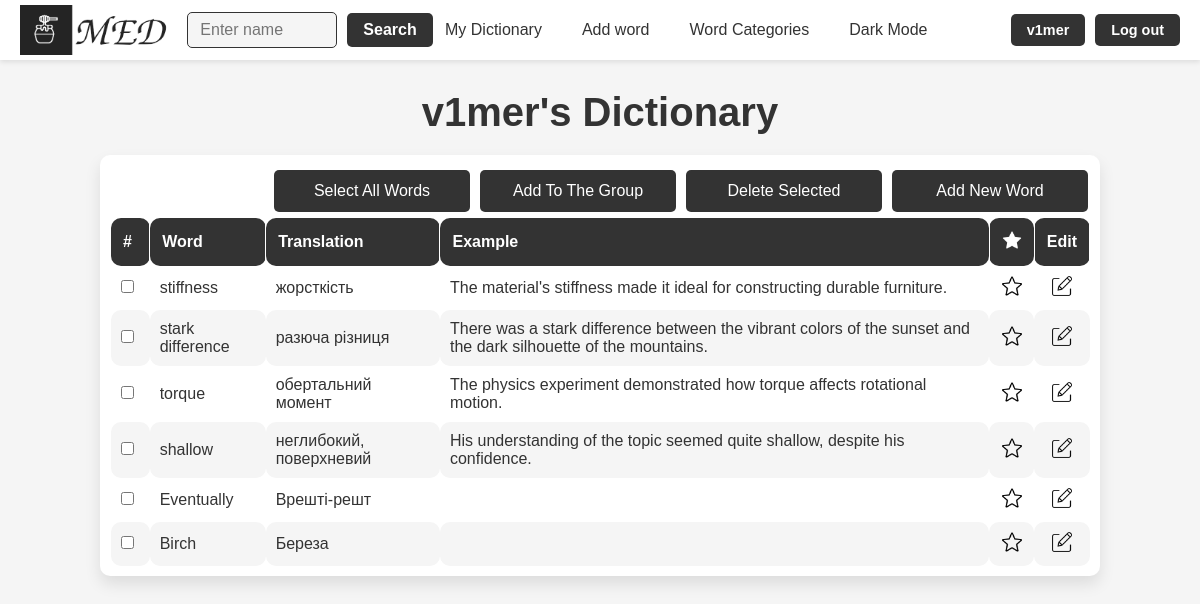
The app's page /words/v1mer (signed in) with its own data.
### med/models.py (models this page shows, shortened)
class Word(models.Model):
    word = models.CharField(max_length=100)
    translation = models.CharField(max_length=100)
    example = models.TextField(blank=True)
    time_create = models.DateTimeField(auto_now_add=True)
    time_update = models.DateTimeField(auto_now=True)
    user = models.ForeignKey(User, on_delete=models.CASCADE)
    is_favourite = models.BooleanField(default=False)
    class Meta:
        ordering = ['-time_create', 'word']
        indexes = [
            models.Index(fields=['-time_create'])
        ]

### med/views.py (the view)
# urls.py: path('words/<slug:user_name>', views.WordListView.as_view(), name='words'),
@method_decorator(login_required, name='dispatch')
class WordListView(ListView):
    model = Word
    template_name = 'med/words.html'
    context_object_name = 'words'
    paginate_by = 25
    def get_queryset(self):
        user_name = self.kwargs['user_name']
        user = get_object_or_404(User, username=user_name)
        if user == self.request.user:
            self.is_my_dict = True
        else:
            self.is_my_dict = False
        return Word.objects.filter(user=user)
    def get_context_data(self, **kwargs):
        context = super().get_context_data(**kwargs)
        context['user_name'] = self.kwargs['user_name']
        context['user'] = get_object_or_404(User, username=self.kwargs['user_name'])
        context['title'] = f"{self.kwargs['user_name']}'s Dictionary"
        context['is_my_dict'] = getattr(self, 'is_my_dict', False)
        context['is_dict'] = True
        context['logged_user'] = self.request.user
        context['access'] = UserProfile.objects.get(user=context['user']).access_dictionary
        return context

### med/templates/med/words.html (shortened to what this page needs)
{% extends 'base.html' %}
{% load static %}
{% block content %}
<h1>{{title}}</h1>
<div class="word_table_container">
    {% if is_my_dict %}
    <div class="buttons">
        <a href="#" onclick="selectAllWords(); return false;">Select All Words</a>
        <a href="#" onclick="addWordsToGroup(); return false;">Add To The Group</a>
        <a href="#" onclick="deleteSelectedWords(); return false;">Delete Selected</a>
        <a href="{% url 'addword' %}">Add New Word</a>
    </div>
    {% endif %}
    {% if words %}
    <table class="word_table">
        {% if is_my_dict or access == 'every' %}
        <thead>
            <tr>
                {% if is_my_dict %}
                <th class="checboxes">#</th>
                {% endif %}
                <th>Word</th>
                <th>Translation</th>
                <th>Example</th>
                {% if is_my_dict %}
                <th class="edit"><img class="th_f" src="{% static 'med/img/base/f_dark.png' %}" alt="Favourite_img"></th>
                <th class="edit">Edit</th>
                {% endif %}
            </tr>
        </thead>
        <tbody>
            {% for word in words %}
                <tr>
                    {% if is_my_dict %}
                    <td><input type="checkbox" name="word_checkbox" value="{{ word.id }}"></td>
                    {% endif %}
                    <td>{{ word.word }}</td>
                    <td>{{ word.translation }}</td>
                    <td>{{ word.example }}</td>
                    {% if is_my_dict %}
                        {% if word.is_favourite %}
                        <td class="img_td"><a href="{% url 'make_favourite' word.id %}"><img class="f_img" src="{% static 'med/img/base/f_light.png' %}" data-light-src="{% static 'med/img/base/f_light.png' %}" data-dark-src="{% static 'med/img/base/f_dark.png' %}" alt="Favourite img"></a></td>
                        {% else %}
                        <td class="img_td"><a href="{% url 'make_favourite' word.id %}"><img class="f_img" src="{% static 'med/img/base/no_f_light.png' %}" data-light-src="{% static 'med/img/base/no_f_light.png' %}" data-dark-src="{% static 'med/img/base/no_f_dark.png' %}" alt="Not Favourite img"></a></td>
                        {% endif %}
                        <td class="img_td"><a href="{% url 'edit_word' word.id %}"><img class="edit_img" src="{% static 'med/img/features/edit_light.png' %}" data-light-src="{% static 'med/img/features/edit_light.png' %}" data-dark-src="{% static 'med/img/features/edit_dark.png' %}" alt="Edit img"></a></td>
                    {% endif %}
                </tr>
            {% endfor %}
        </tbody>
        {% else %}
        <p> </p>
        <p><b>{{ user_name }} has a private dictionary</b></p>
        {% endif %}
    {% else %}
    <p> </p>
    <p><b>There are no words yet</b></p>
    {% endif %}
    </table>
</div>
{% endblock %}

### templates/base.html (shortened to what this page needs)
{% load static %}
<!DOCTYPE html>
<html lang="en">
<head>
    <link rel="stylesheet" type="text/css" href="{% static 'med/css/styles.css' %}">
</head>
<body>
<header>
    {% if user.is_authenticated %}
    <div class="logo_container">
        {% if is_profile or is_dict %}
            {% if is_my_profile or is_my_dict %}
                <a href="{% url 'profile' user.username %}">
                    <img id="logo_img" src="{% static 'med/img/base/light_logo.png' %}"
                         data-light-src="{% static 'med/img/base/light_logo.png' %}"
                         data-dark-src="{% static 'med/img/base/dark_logo.png' %}" alt="MED Logo">
                </a>
            {% else %}
                <a href="{% url 'profile' logged_user.username %}">
                    <img id="logo_img" src="{% static 'med/img/base/light_logo.png' %}"
                         data-light-src="{% static 'med/img/base/light_logo.png' %}"
                         data-dark-src="{% static 'med/img/base/dark_logo.png' %}" alt="MED Logo">
                </a>
            {% endif %}
        {% else %}
            <a href="{% url 'profile' user.username %}">
                <img id="logo_img" src="{% static 'med/img/base/light_logo.png' %}"
                     data-light-src="{% static 'med/img/base/light_logo.png' %}"
                     data-dark-src="{% static 'med/img/base/dark_logo.png' %}" alt="MED Logo">
            </a>
        {% endif %}
    </div>
    {% else %}
    <div class="logo_container">
        <a href="{% url 'home' %}"><img id="logo_img" src="{% static 'med/img/base/light_logo.png' %}" data-light-src="{% static 'med/img/base/light_logo.png' %}" data-dark-src="{% static 'med/img/base/dark_logo.png' %}" alt="MED Logo"></a>
    </div>
    {% endif %}
    <nav class="nav-items">
            {% if user.is_authenticated %}
                <div class="nav-left">
                {% if not is_search %}
                <form method="get" action="{% url 'user_search' %}" class="search-form">
                    <input type="text" name="q" placeholder="Enter name" required class="search-input">
                    <a href="#" class="search-link" onclick="this.closest('form').submit();">Search</a>
                </form>
                {% endif %}
                </div>
        <div class="nav-center">
                {% if is_my_dict %}
                <a href="{% url 'words' user.username %}">My Dictionary</a>
                {% else %}
                <a href="{% url 'words' request.user.username %}">My Dictionary</a>
                {% endif %}
                <a href="{% url 'addword' %}">Add word</a>
                <a href="{% url 'groups' %}">Word Categories</a>
            {% else %}
            <div class="nav-left"></div>
            <div class="nav-center">
                <a href="{% url 'login' %}">My Dictionary</a>
                <a href="{% url 'login' %}">Add word</a>
                <a href="#">Word Categories</a>
                {% endif %}
                <a href="#" id="theme-toggle-dark">Dark Mode</a>
            </div>
        {% if request.user.is_authenticated %}
        <div class="buttons">
            {% if is_profile or is_dict %}
                {% if is_my_profile or is_my_dict %}
                <a href="{% url 'profile' user.username %}">{{request.user.username}}</a>
                {% else %}
                <a href="{% url 'profile' logged_user.username %}">{{request.user.username}}</a>
                {% endif %}
            {% else %}
                <a href="{% url 'profile' user.username %}">{{request.user.username}}</a>
            {% endif %}
            <a href="{% url 'logout' %}">Log out</a>
        </div>
        {% else %}
        <div class="buttons">
            <a href="{% url 'login' %}">Log in</a>
            <a href="{% url 'register' %}">Register</a>
        </div>
        {% endif %}
    </nav>
</header>
<div class="container">
    {% block content %}
    {% endblock %}
</div>
</body>
</html>

### records on screen
Word: word "stiffness", translation "жорсткість", example "The material's stiffness made it ideal for constructing durable furniture.", is_favourite False (drawn)
Word: word "stark difference", translation "разюча різниця", example "There was a stark difference between the vibrant colors of the sunset and the dark silhouette of the mountains.", is_favourite False (drawn)
Word: word "torque", translation "обертальний момент", example "The physics experiment demonstrated how torque affects rotational motion.", is_favourite False (drawn)
Word: word "shallow", translation "неглибокий, поверхневий", example "His understanding of the topic seemed quite shallow, despite his confidence.", is_favourite False (drawn)
Word: word "Eventually", translation "Врешті-решт", is_favourite False (drawn)
Word: word "Birch", translation "Береза", is_favourite False (drawn)

### other values on screen
{{ request.user.username }} "v1mer"
{{ title }} "v1mer's Dictionary"
